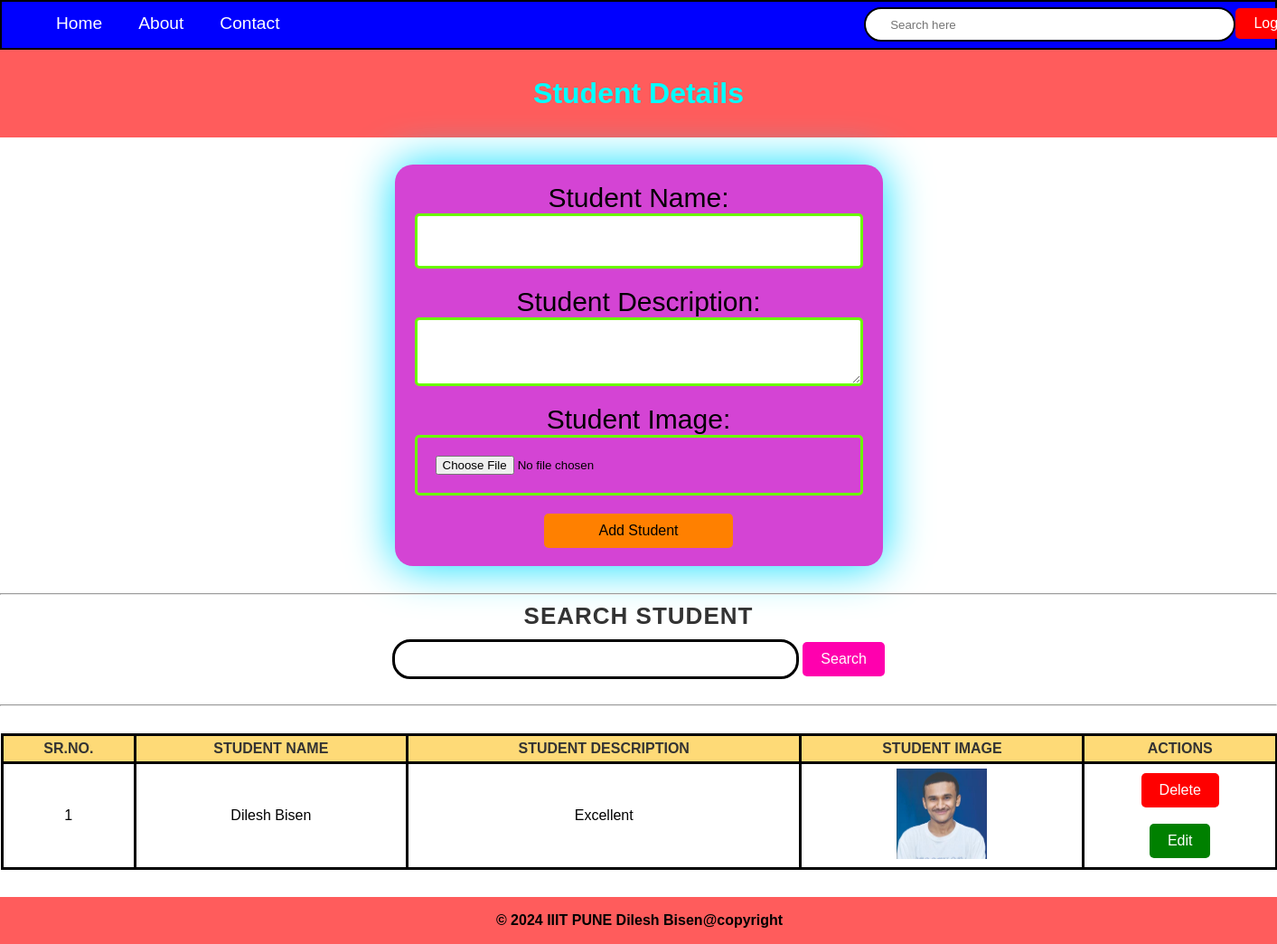
Screenshot of /student_page (signed in) with the database file from the repository.
### student/models.py (models this page shows)
class College_Student(models.Model):
    stu_name = models.CharField(max_length=100)
    stu_description = models.TextField()
    stu_image = models.ImageField(upload_to="student_img")
    user = models.ForeignKey(User, on_delete=models.SET_NULL, null=True, blank=True)
    stu_view_count = models.IntegerField(default=1)
    is_deleted = models.BooleanField(default=False)

### student/views.py (the view, shortened to what this page needs)
# urls.py: path("student_page", student_page, name="student_page"),
@login_required(login_url="/login")
def student_page(request):
    queryset = College_Student.objects.all()
    if request.GET.get("search_student"):
        queryset = queryset.filter(stu_name__icontains=request.GET.get("search_student"))
    context = {"student_page": queryset, "heading": "Students Data"}
    return render(request, "student_page.html", context)

### student/templates/student_page.html (shortened to what this page needs)
{% extends 'base.html' %}
{% block start %}
<header>
  <nav>
    <ul>
      <li><a href="/student_page">Home</a></li>
      <li>About</li>
      <li>Contact</li>
    </ul>
    <div class="search">
      <input type="text" placeholder="Search here" />
    </div>
    <div class="logout-btn">
      <a href="/logout" class="btn btn-success">Logout</a>
    </div>
  </nav>
</header>
<main>
  <h1>Student Details</h1>
</main>
<section>
  <form method="post" enctype="multipart/form-data">
    <label>Student Name:</label>
    <input type="text" name="stu_name" required />
    <label>Student Description:</label>
    <textarea name="stu_description" required></textarea>
    <label>Student Image:</label>
    <input type="file" name="stu_image" />
    <button type="submit">Add Student</button>
  </form>
</section>
<hr />
<div class="search-section">
  <form>
    <div class="search">
      <label>Search Student</label>
      <input type="text" name="search_student" />
      <button type="submit" class="btn btn-primary">Search</button>
    </div>
  </form>
</div>
<hr />
<table>
  <tr>
    <th>Sr.no.</th>
    <th>Student Name</th>
    <th>Student Description</th>
    <th>Student Image</th>
    <th>Actions</th>
  </tr>
  {% for student in student_page %}
  <tr>
    <td>{{ forloop.counter }}</td>
    <td>{{ student.stu_name }}</td>
    <td>{{ student.stu_description }}</td>
    <td>
      <img src="/media/{{ student.stu_image }}" width="100" height="100" />
    </td>
    <td>
      <a href="delete-student{{ student.id }}" class="btn btn-danger"
        onclick="return confirm('Are you sure you want to delete this student?')">Delete</a><br /><br />
      <a href="update-student{{ student.id }}" class="btn btn-success">Edit</a>
    </td>
  </tr>
  {% endfor %}
</table>
<footer>
  <p>
    <b>&copy; 2024 IIIT PUNE Dilesh Bisen@copyright</b>
  </p>
</footer>
{% endblock %}

### student/templates/student_page.html (style rules this page uses)
header { height: 51px; background-color: blue; border: 2px solid rgb(0, 0, 0); animation: slideInNav 1s ease-out; }
nav { display: flex; justify-content: space-between; align-items: center; }
nav ul { height: 15px; display: flex; justify-content: left; align-items: center; margin-left: 0; }
nav ul li { font-size: larger; padding: 0 20px; list-style-type: none; display: flex; justify-content: flex-start; color: white; text-decoration: none; margin: 0; }
nav ul li a { color: white; text-decoration: none; }
nav .search { display: flex; align-items: center; margin-right: auto; }
nav .search input { width: 25vw; height: 30px; padding: 2px 27px; border: 2px solid black; border-radius: 25px; margin: 5px 0px 2px 47em; }
nav .btn-success { background-color: rgb(255, 0, 0); color: #fff; padding: 8px 20px; text-decoration: none; border-radius: 5px; display: inline-block; }
nav .logout-btn { margin-right: 1em; }
main { background-color: rgb(255, 92, 92); color: cyan; text-align: center; padding: 30px; animation: fadeInMain 2s ease-in-out; }
h1 { margin: 0; }
section { max-width: 500px; margin: 30px auto; padding: 20px; background-color: #d444d4; border-radius: 20px; box-shadow: 0 0 50px rgb(0, 221, 255); }
form { display: flex; flex-direction: column; align-items: center; }
label { font-size: 30px; margin-bottom: 0; }
input, textarea { width: 90%; padding: 20px; margin-bottom: 20px; border: 3px solid #6aff00; border-radius: 5px; }
button { background-color: rgb(255, 128, 0); color: #000000; padding: 10px 60px; font-size: 16px; border: none; border-radius: 5px; cursor: pointer; }
.search-section { text-align: center; margin: 0; }
.search { width: 100%; }
.search-section label { font-size: 26px; display: block; margin-bottom: 10px; color: #333; font-weight: bold; text-transform: uppercase; letter-spacing: 1px; }
.search-section input[type='text'] { width: 30%; padding: 10px; margin-bottom: 20px; border: 3px solid #000000; border-radius: 20px; font-size: 16px; color: #333; }
.search-section button { background-color: rgb(255, 0, 174); color: #fff; padding: 10px 20px; font-size: 16px; border: none; border-radius: 5px; cursor: pointer; transition: background-color 0.3s ease; }
table { width: 100%; border-collapse: collapse; margin: 30px 1px; }
th, td { border: 3px solid #000000; padding: 5px; text-align: center; }
th { background-color: #feda77; color: #333; font-weight: bold; text-transform: uppercase; }
.btn-danger { background-color: red; color: #fff; padding: 10px 20px; text-decoration: none; border-radius: 5px; display: inline-block; }
.btn-success { background-color: green; color: #fff; padding: 10px 20px; text-decoration: none; border-radius: 5px; display: inline-block; }
footer { text-align: center; padding: 1px; background-color: rgb(255, 92, 92); color: #000000; position: relative; width: 100%; margin-top: 20px; }

### rows the page displays
College_Student: stu_name "Dilesh Bisen", stu_description "Excellent", stu_image (picture)
